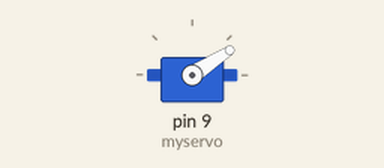
A sketch run on a simulated Arduino Uno, built with avr-gcc and run on an emulated ATmega328P. Shown: servo.

Above: at 0.5 s.
At 1.6 s:
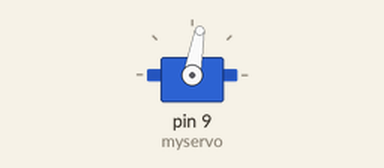
At 2.45 s:
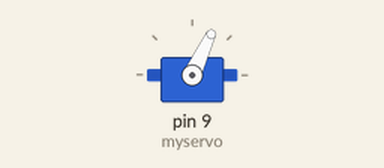
At 2.75 s:
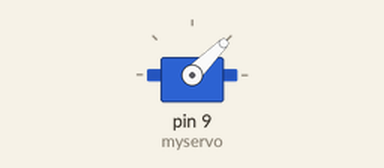
Timing chart, 0 to 6.3 s (numbered marks = the images above):
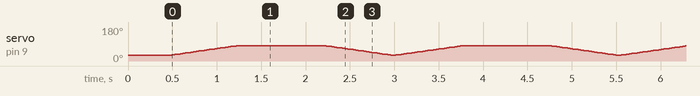

The sketch:

Servo.ino
```cpp
#include <Servo.h>

Servo myservo;
int pos = 0;
int i = 0;

void setup() {
  // put your setup code here, to run once:
  //Serial.begin(9600);
  myservo.attach(9);
  myservo.write(30);
  delay(15 * 30);

}

void loop() {
  // put your main code here, to run repeatedly:


     for (pos = 30; pos <= 80; pos += 1) { // goes from 0 degrees to 180 degrees
      // in steps of 1 degree
      myservo.write(pos);              // tell servo to go to position in variable 'pos'
      delay(15);                       // waits 15ms for the servo to reach the position
    }

    delay(1000);

    for (pos = 80; pos >= 30; pos -= 1) { // goes from 180 degrees to 0 degrees
      myservo.write(pos);              // tell servo to go to position in variable 'pos'
      delay(15);                       // waits 15ms for the servo to reach the position
    }


}
```
